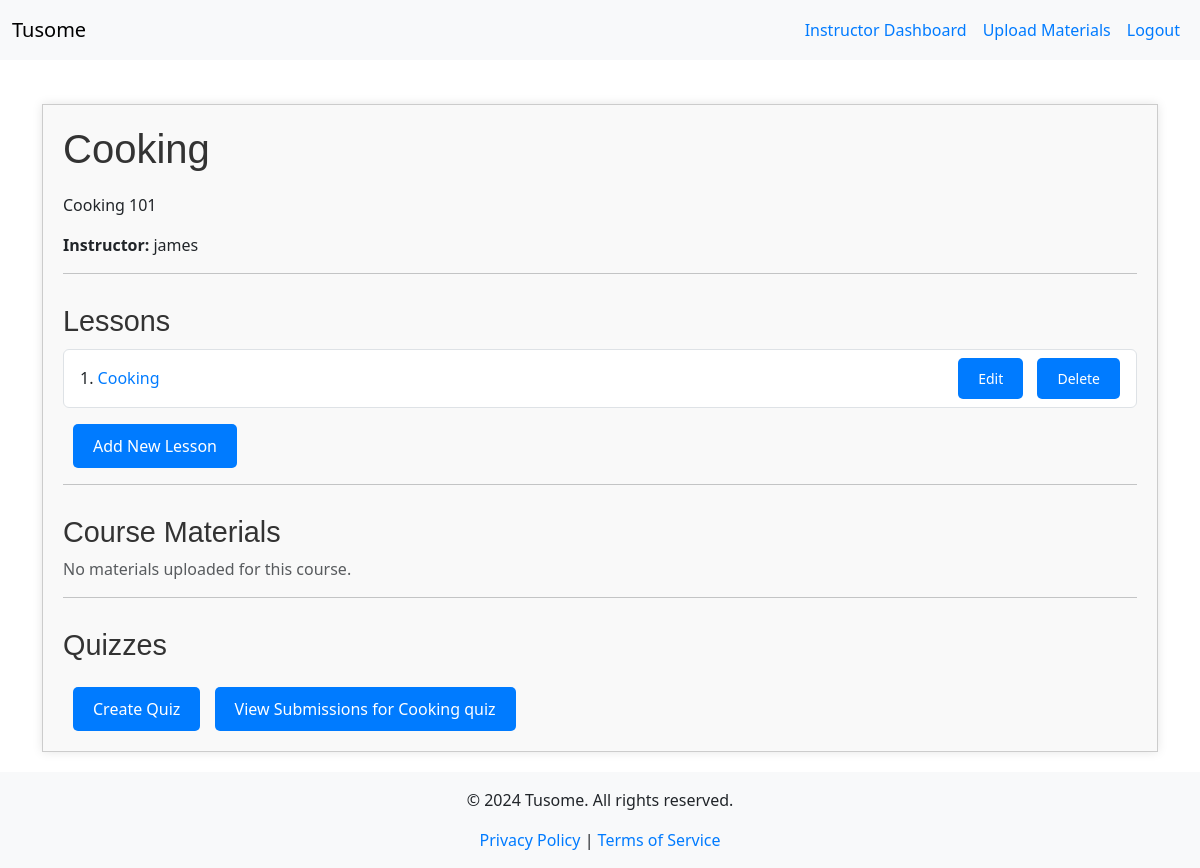
The app's page /course/1 (signed in), older data.
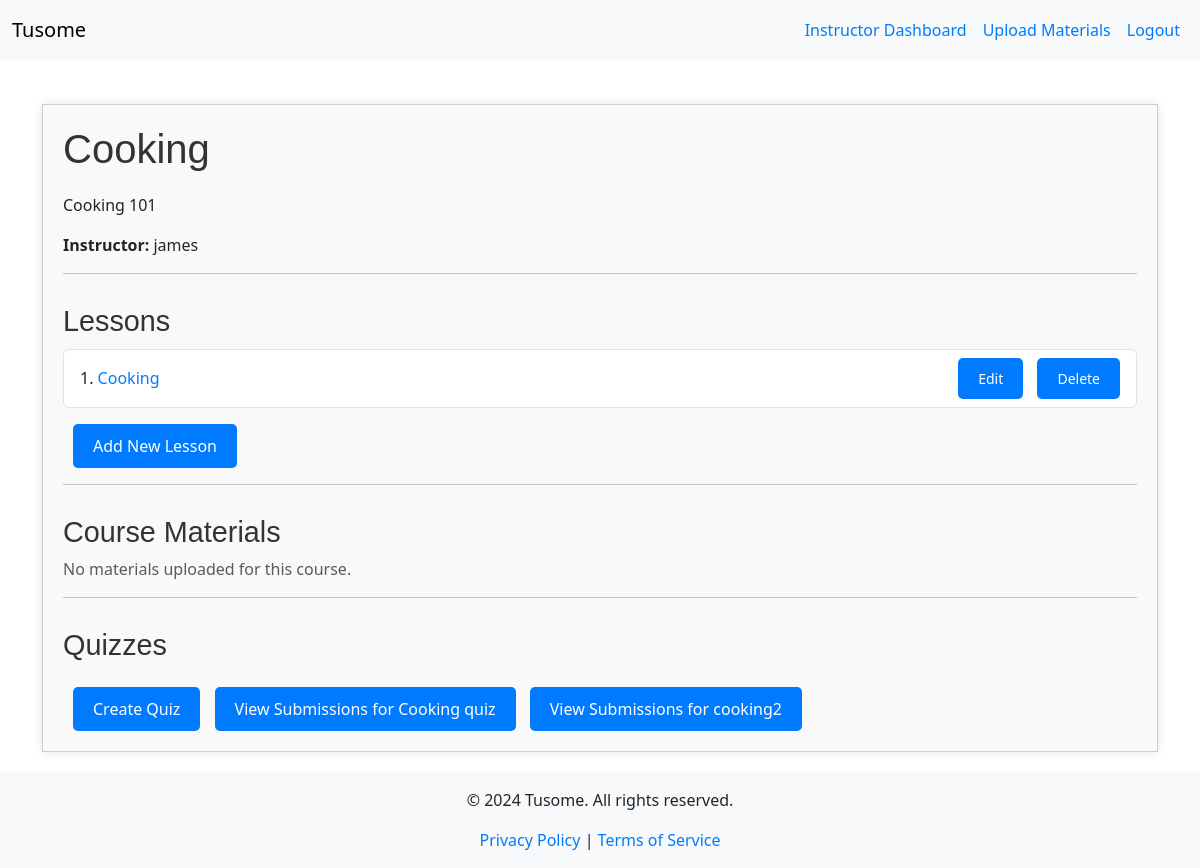
The same page, newer data.
### models.py (models this page shows, shortened)
class Course(db.Model):
    id = db.Column(db.Integer, primary_key=True)
    title = db.Column(db.String(200), nullable=False)
    description = db.Column(db.Text, nullable=False)
    is_featured = db.Column(db.Boolean, default=False)
    instructor_id = db.Column(db.Integer, db.ForeignKey('instructor.id'), nullable=False)
    instructor = db.relationship('Instructor', back_populates='courses')
    lessons = db.relationship('Lesson', back_populates='course', lazy=True)
    quizzes = db.relationship('Quiz', back_populates='course', lazy=True)
    materials = db.relationship('CourseMaterial', back_populates='course', lazy=True)
    enrollments = db.relationship('Enrollment', back_populates='course', lazy=True)
    submissions = db.relationship('Submission', back_populates='course', lazy=True)

class User(UserMixin, db.Model):
    id = db.Column(db.Integer, primary_key=True)
    username = db.Column(db.String(150), unique=True, nullable=False)
    password = db.Column(db.String(150), nullable=False)
    role = db.Column(db.Enum(RoleEnum), nullable=False)  # Using Enum for roles
    instructor = db.relationship('Instructor', back_populates='user', uselist=False)
    student = db.relationship('Student', back_populates='user', uselist=False)

class Lesson(db.Model):
    id = db.Column(db.Integer, primary_key=True)
    title = db.Column(db.String(200), nullable=False)
    content = db.Column(db.Text, nullable=False)
    slug = db.Column(db.String(100), unique=True, nullable=False)  # Use this for the URL
    course_id = db.Column(db.Integer, db.ForeignKey('course.id'), nullable=False)
    course = db.relationship('Course', back_populates='lessons')

class Quiz(db.Model):
    id = db.Column(db.Integer, primary_key=True)
    course_id = db.Column(db.Integer, db.ForeignKey('course.id'), nullable=False)
    title = db.Column(db.String(200), nullable=False)
    status = db.Column(db.String(20), nullable=False)
    course = db.relationship('Course', back_populates='quizzes')
    questions = db.relationship('Question', back_populates='quiz', lazy=True)
    quiz_submissions = db.relationship('QuizSubmission', back_populates='quiz', lazy=True)

### app.py (the view)
@app.route('/course/<int:course_id>')
@login_required
def course_details(course_id):
    course = Course.query.get_or_404(course_id)
    if current_user.role == RoleEnum.STUDENT:
        enrollment = Enrollment.query.filter_by(student_id=current_user.student.id, course_id=course_id).first()
        if not enrollment:
            flash('You are not enrolled in this course.', 'danger')
            return redirect(url_for('browse_courses'))
        lessons = course.lessons
        materials = course.materials
        quizzes = course.quizzes
        return render_template('course_details.html', course=course, lessons=lessons, materials=materials, quizzes=quizzes)
    elif current_user.role == RoleEnum.INSTRUCTOR:
        if course.instructor_id != current_user.instructor.id:
            flash('You do not have permission to view this course.', 'danger')
            return redirect(url_for('instructor_dashboard'))
        lessons = course.lessons
        materials = course.materials
        quizzes = course.quizzes
        delete_form = DeleteLessonForm()
        return render_template('course_details.html', course=course, lessons=lessons, materials=materials, quizzes=quizzes, form=delete_form)
    else:
        flash('Access denied.', 'danger')
        abort(403)

### app.py (called while the page is built)
@app.context_processor
def inject_current_year():
    return {'current_year': datetime.utcnow().year}

@login_manager.user_loader
def load_user(user_id):
    return User.query.get(int(user_id))

@app.context_processor
def inject_roleenum():
    return dict(RoleEnum=RoleEnum)

### templates/course_details.html (shortened to what this page needs)
{% extends "base.html" %}
{% block content %}
<div class="course-container">
    <h2>{{ course.title }}</h2>
    <p>{{ course.description }}</p>
    <p><strong>Instructor:</strong> {{ course.instructor.user.username }}</p>
    <hr>
    <h3>Lessons</h3>
    {% if course.lessons %}
      <ul class="list-group">
        {% for lesson in course.lessons %}
          <li class="list-group-item d-flex justify-content-between align-items-center">
            <span>{{ loop.index }}. <a href="{{ url_for('lesson_detail', slug=lesson.slug) }}">{{ lesson.title }}</a></span>
            {% if current_user.is_authenticated and current_user.role == RoleEnum.INSTRUCTOR and course.instructor_id == current_user.instructor.id %}
              <div>
                <a href="{{ url_for('edit_lesson', lesson_id=lesson.id) }}" class="btn btn-sm btn-warning">Edit</a>
                <form action="{{ url_for('delete_lesson', lesson_id=lesson.id) }}" method="POST" style="display:inline;">
                  <button type="submit" class="btn btn-sm btn-danger" onclick="return confirm('Are you sure you want to delete this lesson?');" aria-label="Delete Lesson {{ lesson.title }}">Delete</button>
                </form>
              </div>
            {% endif %}
          </li>
        {% endfor %}
      </ul>
    {% else %}
      <p class="text-muted">No lessons available for this course.</p>
    {% endif %}
    {% if current_user.is_authenticated and current_user.role == RoleEnum.INSTRUCTOR and course.instructor_id == current_user.instructor.id %}
      <a href="{{ url_for('create_lesson', course_id=course.id) }}" class="btn btn-success mt-3">Add New Lesson</a>
    {% endif %}
    <hr>
    <h3>Course Materials</h3>
    {% if materials %}
      <ul class="list-group">
        {% for material in materials %}
          <li class="list-group-item d-flex justify-content-between align-items-center">
            <span>{{ material.filename }} ({{ material.size }} KB)</span>
            <a href="{{ url_for('download_material', material_id=material.id) }}" class="btn btn-secondary btn-sm">Download</a>
          </li>
        {% endfor %}
      </ul>
    {% else %}
      <p class="text-muted">No materials uploaded for this course.</p>
    {% endif %}
    <hr>
    <h3>Quizzes</h3>
    {% if current_user.is_authenticated and current_user.role == RoleEnum.INSTRUCTOR and course.instructor_id == current_user.instructor.id %}
        <a href="{{ url_for('create_quiz', course_id=course.id) }}" class="btn btn-primary mt-3">Create Quiz</a>
        {% for quiz in course.quizzes %}
            <a href="{{ url_for('view_submissions', course_id=course.id, quiz_id=quiz.id) }}" class="btn btn-secondary mt-3">View Submissions for {{ quiz.title }}</a>
        {% endfor %}
    {% endif %}
</div>
{% endblock %}

### templates/base.html (shortened to what this page needs)
<!DOCTYPE html>
<html lang="en">
<head>
    <link href="https://cdn.jsdelivr.net/npm/bootstrap@5.3.0/dist/css/bootstrap.min.css" rel="stylesheet">
    <link rel="stylesheet" href="{{ url_for('static', filename='css/style.css') }}">
</head>
<body>
    <div id="wrapper" class="d-flex flex-column min-vh-100">
        <nav class="navbar navbar-expand-lg navbar-light bg-light">
          <div class="container-fluid">
            <a class="navbar-brand" href="{{ url_for('index') }}">Tusome</a>
            <div class="collapse navbar-collapse" id="navbarNav">
              <ul class="navbar-nav ms-auto">
                {% if current_user.is_authenticated %}
                  {% if current_user.role == RoleEnum.ADMIN %}
                    <li class="nav-item">
                      <a class="nav-link" href="{{ url_for('admin_dashboard') }}">Admin Dashboard</a>
                    </li>
                    <li class="nav-item">
                      <a class="nav-link" href="{{ url_for('manage_users') }}">Manage Users</a>
                    </li>
                  {% elif current_user.role == RoleEnum.INSTRUCTOR %}
                    <li class="nav-item">
                      <a class="nav-link" href="{{ url_for('instructor_dashboard') }}">Instructor Dashboard</a>
                    </li>
                    <li class="nav-item">
                      <a class="nav-link" href="{{ url_for('upload_material') }}">Upload Materials</a>
                    </li>
                  {% endif %}
                  <li class="nav-item">
                    <a class="nav-link" href="{{ url_for('logout') }}">Logout</a>
                  </li>
                {% endif %}
              </ul>
            </div>
          </div>
        </nav>
        <div class="container mt-4" id="content">
          {% block content %}{% endblock %}
        </div>
        <footer class="bg-light text-center">
          <div class="container">
            <p>&copy; {{ current_year }} Tusome. All rights reserved.</p>
            <a href="{{ url_for('privacy_policy') }}">Privacy Policy</a> |
            <a href="{{ url_for('terms_of_service') }}">Terms of Service</a>
          </div>
        </footer>
    </div>
</body>
</html>

### static/css/style.css (style rules this page uses)
.btn { padding: 10px 20px; border: none; border-radius: 5px; color: white; background-color: #007BFF; text-decoration: none; display: inline-block; transition: background-color 0.3s; }
h1, h2, h3 { color: #333; font-family: 'Arial', sans-serif; }
a { color: #007BFF; text-decoration: none; }
.nav-link { padding: 10px; color: #007BFF; transition: color 0.3s; }
.course-container { max-width: 1500px; margin: 20px auto; padding: 20px; border: 1px solid #ccc; box-shadow: 0 0 10px rgba(0, 0, 0, 0.1); background: #f9f9f9; }
.course-container h2 { font-size: 2.5em; margin-bottom: 20px; }
.course-container h3 { font-size: 1.8em; margin-top: 30px; }
.course-container .list-group { margin-top: 10px; }
.course-container .btn { margin-left: 10px; }
.btn-primary { background-color: #007BFF; border-color: #007BFF; }
html, body { height: 100%; margin: 0; }
body { display: flex; flex-direction: column; }
#wrapper { display: flex; flex-direction: column; min-height: 100vh; }
#content { flex: 1; }
footer { background-color: #f8f9fa; padding: 1rem 0; }

### templates/base.html (style rules this page uses)
html, body { height: 100%; margin: 0; }
body { display: flex; flex-direction: column; }
#content { flex: 1; }
footer { background-color: #f8f9fa; padding: 1rem 0; }

Row changes from the older to the newer data that the page shows:
added Quiz: title "cooking2"
